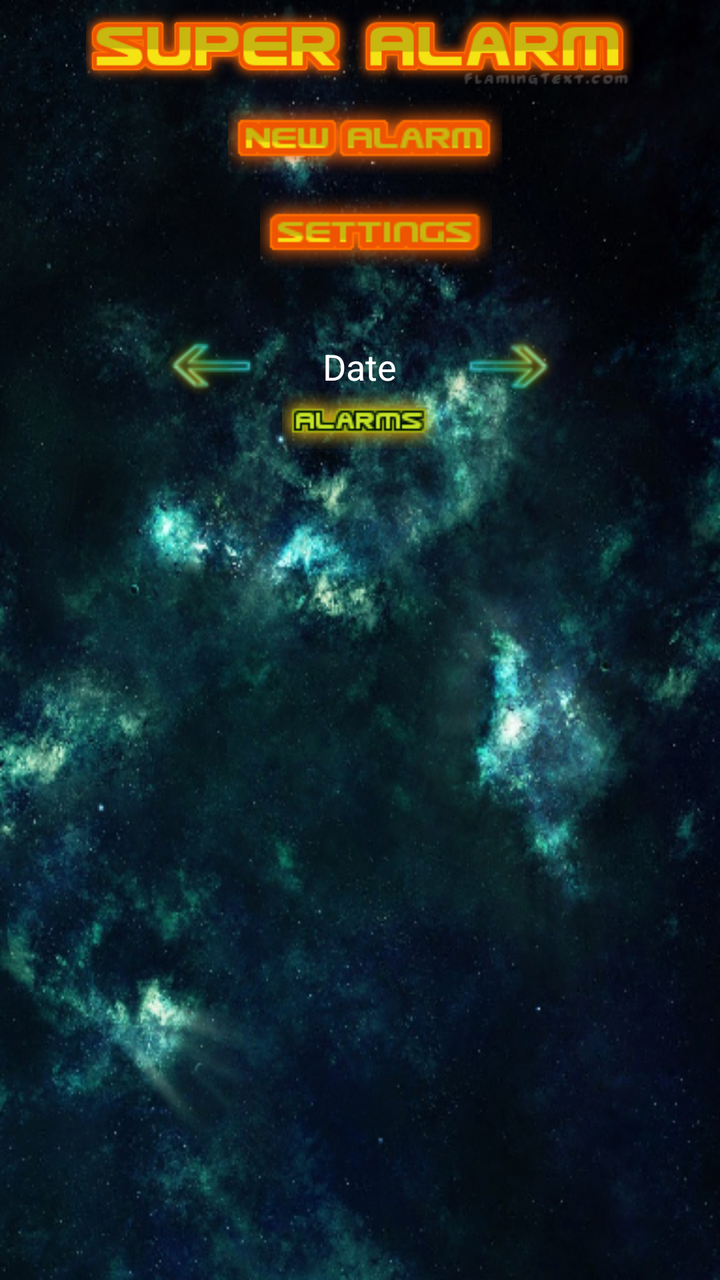
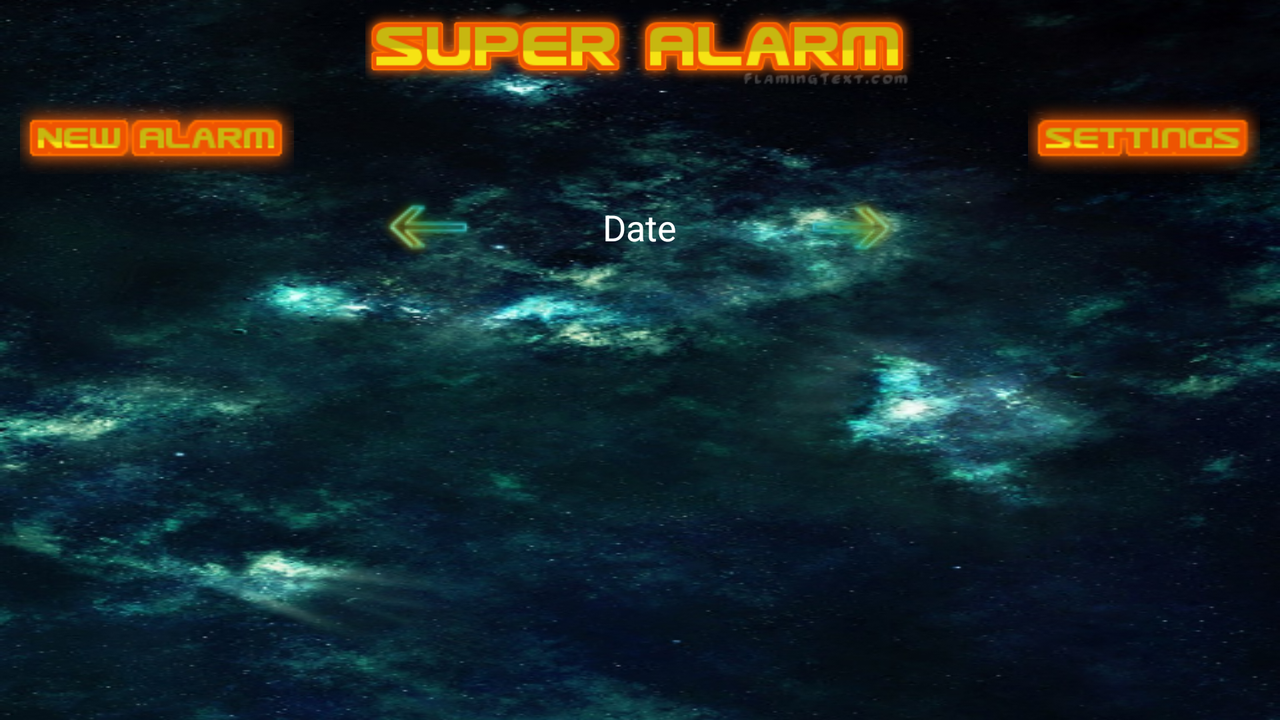

An Android layout and its configuration variant, each rendered on a device that would load it. The default file and the variant file are quoted in full after the pictures.
<!-- AndroidManifest.xml: application theme app_theme -->
<!-- res/layout/activity_main.xml -->
<?xml version="1.0" encoding="utf-8"?>
<LinearLayout xmlns:android="http://schemas.android.com/apk/res/android"
    xmlns:tools="http://schemas.android.com/tools" android:layout_width="match_parent"
    android:layout_height="match_parent" android:paddingLeft="@dimen/activity_horizontal_margin"
    android:paddingRight="@dimen/activity_horizontal_margin"
    android:paddingTop="@dimen/activity_vertical_margin"
    android:paddingBottom="@dimen/activity_vertical_margin" tools:context=".MainActivity"
    android:orientation="vertical"
    android:background="@drawable/background" >

    <RelativeLayout
        android:id="@+id/main_menu"
        android:layout_width="fill_parent"
        android:layout_height="wrap_content">


        <ImageView
            android:layout_width="wrap_content"
            android:layout_height="45dp"
            android:id="@+id/titleImage"
            android:layout_alignParentTop="true"
            android:layout_centerHorizontal="true"
            android:src="@drawable/logo" />

        <ImageButton
            android:id="@+id/newAlarm"
            android:layout_width="wrap_content"
            android:layout_height="wrap_content"
            android:paddingTop="5dip"
            android:paddingBottom="5dip"
            android:paddingLeft="10dip"
            android:paddingRight="5dip"
            android:onClick="onClick"
            android:background="@null"
            android:src="@drawable/newalarmbutton"
            android:layout_gravity="center_horizontal"
            android:layout_below="@+id/titleImage"
            android:layout_centerHorizontal="true" />

        <ImageButton
            android:id="@+id/changeSettings"
            android:layout_width="wrap_content"
            android:layout_height="wrap_content"
            android:paddingTop="5dip"
            android:paddingBottom="5dip"
            android:paddingLeft="5dip"
            android:paddingRight="10dip"
            android:onClick="onClick"
            android:background="@null"
            android:src="@drawable/settingsbutton"
            android:layout_gravity="center_horizontal"
            android:layout_weight="0.17"
            android:layout_below="@+id/newAlarm"
            android:layout_alignRight="@+id/newAlarm"
            android:layout_alignEnd="@+id/newAlarm" />
    </RelativeLayout>

    <LinearLayout
        android:layout_width="wrap_content"
        android:layout_height="wrap_content"
        android:layout_gravity="center_horizontal"
        android:gravity="center_vertical" >

    </LinearLayout>

    <RelativeLayout
        android:layout_width="match_parent"
        android:layout_height="43dp"
        android:layout_gravity="center_horizontal"
        android:layout_weight="0.11">

        <ImageButton
            android:id="@+id/previousButton"
            android:layout_width="wrap_content"
            android:layout_height="wrap_content"
            android:paddingTop="5dip"
            android:paddingBottom="5dip"
            android:paddingLeft="5dip"
            android:paddingRight="10dip"
            android:onClick="onClick"
            android:background="@null"
            android:src="@drawable/leftarrow"
            android:layout_alignTop="@+id/nextButton"
            android:layout_toLeftOf="@+id/alarmstext"
            android:layout_toStartOf="@+id/alarmstext" />

        <ImageButton
            android:id="@+id/nextButton"
            android:layout_width="wrap_content"
            android:layout_height="wrap_content"
            android:paddingTop="5dip"
            android:paddingBottom="5dip"
            android:paddingLeft="10dip"
            android:paddingRight="5dip"
            android:onClick="onClick"
            android:background="@null"
            android:src="@drawable/rightarrow"
            android:layout_gravity="right"
            android:layout_centerVertical="true"
            android:layout_toRightOf="@+id/alarmstext"
            android:layout_toEndOf="@+id/alarmstext" />

        <ImageView
            android:layout_width="wrap_content"
            android:layout_height="wrap_content"
            android:id="@+id/alarmstext"
            android:src="@drawable/alarms"
            android:layout_below="@+id/currentDate"
            android:layout_centerHorizontal="true" />

        <TextView
            android:id="@+id/currentDate"
            android:layout_width="wrap_content"
            android:layout_height="wrap_content"
            android:textSize="18sp"
            android:text="Date"
            android:textColor="#ffffff"
            android:layout_centerVertical="true"
            android:layout_centerHorizontal="true" />
    </RelativeLayout>

    <LinearLayout
        android:id="@+id/list_view"
        android:layout_width="fill_parent"
        android:layout_height="0dip"
        android:layout_weight="1"
        android:padding="5dip"
        android:orientation="vertical" >

        <ListView android:id="@android:id/list"
            android:layout_width="fill_parent"
            android:layout_height="fill_parent"
            android:divider="@drawable/line"
            android:dividerHeight="3dip"
            android:listSelector="@android:color/transparent"
            android:cacheColorHint="#00000000"
            android:drawSelectorOnTop="false" />

        <TextView android:id="@android:id/empty"
            android:layout_width="fill_parent"
            android:layout_height="fill_parent"
            android:gravity="center"
            android:textColor="#777777" />

    </LinearLayout>


</LinearLayout>
<!-- resources referenced by this layout -->
<resources>
  <!-- drawable alarms: png bitmap (drawable, 2139 bytes) -->
  <!-- drawable background: png bitmap (drawable, 415185 bytes) -->
  <!-- drawable leftarrow: png bitmap (drawable, 3441 bytes) -->
  <!-- drawable line (drawable) -->
  <?xml version="1.0" encoding="utf-8"?>
  <shape
      xmlns:android="http://schemas.android.com/apk/res/android"
      android:shape="line">
      <stroke
          android:color="#ffffff"
          android:width="2dp"
          android:dashGap="3dp"
          android:dashWidth="2dp"
          />
  </shape>
  <!-- drawable logo: png bitmap (drawable, 16487 bytes) -->
  <!-- drawable newalarmbutton: png bitmap (drawable, 2816 bytes) -->
  <!-- drawable rightarrow: png bitmap (drawable, 3817 bytes) -->
  <!-- drawable settingsbutton: png bitmap (drawable, 2080 bytes) -->
  <style name="app_theme" parent="@android:style/Theme">
          <item name="android:listViewStyle">@style/TransparentListView</item>
      </style>
  <style name="TransparentListView" parent="@android:style/Widget.ListView">
          <item name="android:cacheColorHint">@android:color/transparent</item>
      </style>
</resources>
<!-- res/layout-land/activity_main.xml (the author's variant of the layout above) -->
<!-- drawn on the phone turned sideways -->
<?xml version="1.0" encoding="utf-8"?>
<LinearLayout xmlns:android="http://schemas.android.com/apk/res/android"
    android:orientation="vertical" android:layout_width="match_parent"
    android:layout_height="match_parent"
    android:background="@drawable/background">


    <RelativeLayout
        android:id="@+id/main_menu"
        android:layout_width="fill_parent"
        android:layout_height="wrap_content">


        <ImageView
            android:layout_width="wrap_content"
            android:layout_height="45dp"
            android:id="@+id/titleImage"
            android:layout_alignParentTop="true"
            android:layout_centerHorizontal="true"
            android:src="@drawable/logo" />

        <ImageButton
            android:id="@+id/newAlarm"
            android:layout_width="wrap_content"
            android:layout_height="wrap_content"
            android:paddingTop="5dip"
            android:paddingBottom="5dip"
            android:paddingLeft="10dip"
            android:paddingRight="5dip"
            android:onClick="onClick"
            android:background="@null"
            android:src="@drawable/newalarmbutton"
            android:layout_gravity="center_horizontal"
            android:layout_below="@+id/titleImage"
            android:layout_alignParentLeft="true"
            android:layout_alignParentStart="true" />

        <ImageButton
            android:id="@+id/changeSettings"
            android:layout_width="wrap_content"
            android:layout_height="wrap_content"
            android:paddingTop="5dip"
            android:paddingBottom="5dip"
            android:paddingLeft="5dip"
            android:paddingRight="10dip"
            android:onClick="onClick"
            android:background="@null"
            android:src="@drawable/settingsbutton"
            android:layout_gravity="center_horizontal"
            android:layout_weight="0.17"
            android:layout_below="@+id/titleImage"
            android:layout_alignParentRight="true"
            android:layout_alignParentEnd="true" />
    </RelativeLayout>

    <LinearLayout
        android:layout_width="wrap_content"
        android:layout_height="wrap_content"
        android:layout_gravity="center_horizontal"
        android:gravity="center_vertical" >

    </LinearLayout>

    <RelativeLayout
        android:layout_width="271dp"
        android:layout_height="43dp"
        android:layout_gravity="center_horizontal">

        <ImageButton
            android:id="@+id/previousButton"
            android:layout_width="wrap_content"
            android:layout_height="wrap_content"
            android:paddingTop="5dip"
            android:paddingBottom="5dip"
            android:paddingLeft="5dip"
            android:paddingRight="10dip"
            android:onClick="onClick"
            android:background="@null"
            android:src="@drawable/leftarrow"
            android:layout_alignParentTop="true"
            android:layout_alignParentLeft="true"
            android:layout_alignParentStart="true" />

        <ImageButton
            android:id="@+id/nextButton"
            android:layout_width="wrap_content"
            android:layout_height="wrap_content"
            android:paddingTop="5dip"
            android:paddingBottom="5dip"
            android:paddingLeft="10dip"
            android:paddingRight="5dip"
            android:onClick="onClick"
            android:background="@null"
            android:src="@drawable/rightarrow"
            android:layout_gravity="right"
            android:layout_alignParentTop="true"
            android:layout_alignParentRight="true"
            android:layout_alignParentEnd="true" />

        <TextView
            android:id="@+id/currentDate"
            android:layout_width="wrap_content"
            android:layout_height="wrap_content"
            android:textSize="18sp"
            android:text="Date"
            android:textColor="#ffffff"
            android:layout_centerVertical="true"
            android:layout_centerHorizontal="true" />
    </RelativeLayout>

    <LinearLayout
        android:id="@+id/list_view"
        android:layout_width="fill_parent"
        android:layout_height="0dip"
        android:layout_weight="1"
        android:padding="5dip"
        android:orientation="vertical" >

        <ListView android:id="@android:id/list"
            android:layout_width="fill_parent"
            android:layout_height="fill_parent"
            android:divider="@drawable/line"
            android:dividerHeight="3dip"
            android:listSelector="@android:color/transparent"
            android:cacheColorHint="#00000000"
            android:drawSelectorOnTop="false" />

        <TextView android:id="@android:id/empty"
            android:layout_width="fill_parent"
            android:layout_height="fill_parent"
            android:gravity="center"
            android:textColor="#777777" />

    </LinearLayout>
</LinearLayout>
<!-- resources referenced by the variant -->
<!-- as the phone turned sideways resolves them -->
<resources>
  <!-- drawable background: png bitmap (drawable, 415185 bytes) -->
  <!-- drawable leftarrow: png bitmap (drawable, 3441 bytes) -->
  <!-- drawable line (drawable) -->
  <?xml version="1.0" encoding="utf-8"?>
  <shape
      xmlns:android="http://schemas.android.com/apk/res/android"
      android:shape="line">
      <stroke
          android:color="#ffffff"
          android:width="2dp"
          android:dashGap="3dp"
          android:dashWidth="2dp"
          />
  </shape>
  <!-- drawable logo: png bitmap (drawable, 16487 bytes) -->
  <!-- drawable newalarmbutton: png bitmap (drawable, 2816 bytes) -->
  <!-- drawable rightarrow: png bitmap (drawable, 3817 bytes) -->
  <!-- drawable settingsbutton: png bitmap (drawable, 2080 bytes) -->
  <style name="app_theme" parent="@android:style/Theme">
          <item name="android:listViewStyle">@style/TransparentListView</item>
      </style>
  <style name="TransparentListView" parent="@android:style/Widget.ListView">
          <item name="android:cacheColorHint">@android:color/transparent</item>
      </style>
</resources>
